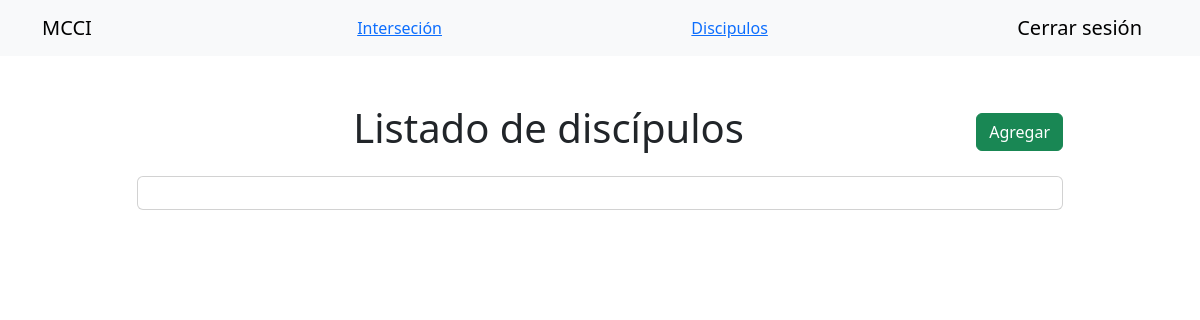
/listado (signed in), run on an earlier commit of the app's database.
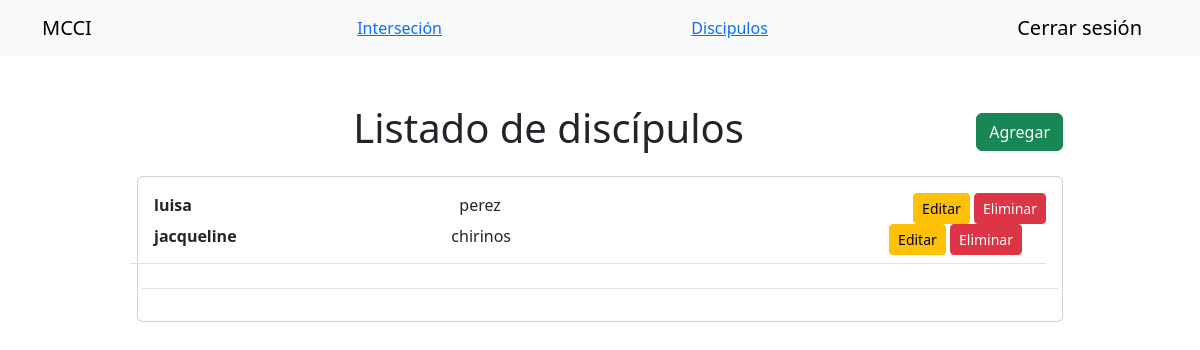
And on a later commit of the database.
### app/models.py (models this page shows)
class Discipulo(db.Model):
    __tablename__ = 'discipulo'
    id = db.Column(db.Integer, primary_key=True)
    nombres = db.Column(db.String(100), nullable=False)
    apellidos = db.Column(db.String(100), nullable=False)
    telefono = db.Column(db.String(15), unique=True, nullable=False)
    lider_id = db.Column(db.Integer, db.ForeignKey('user.id'), nullable=True)
    genero = db.Column(db.String(10), nullable=False)
    direccion = db.Column(db.String(200), nullable=False)
    fecha = db.Column(db.DateTime, default=datetime.utcnow)
    lider = db.relationship('User', backref=db.backref('discipulos', lazy=True))

### app/routes.py (the view, shortened to what this page needs)
@bp.route('/listado', methods=['GET', 'POST'])
@login_required
def listado():
    lideres = User.query.all()
    discipulos = Discipulo.query.all()
    form = DiscipuloForm(request.form)
    form.lider.choices = [(lider.id, f"{lider.nombres} {lider.apellidos}") for lider in lideres]
    form.genero.choices = [('Masculino', 'Masculino'), ('Femenino', 'Femenino')]
    return render_template('listado.html', lideres=lideres, form=form, discipulos=discipulos)

### app/__init__.py (called while the page is built)
def create_app():
    app = Flask(__name__)
    app.config.from_object(Config)
    db.init_app(app)
    migrate.init_app(app, db)
    login_manager.init_app(app)
    login_manager.login_view = 'login'
    with app.app_context():
        from . import models
        @login_manager.user_loader
        def load_user(user_id):
            from .models import User
            return User.query.get(int(user_id))
    from .routes import bp
    app.register_blueprint(bp)
    return app

### app/templates/listado.html (shortened to what this page needs)
{% extends "base.html" %}
{% block content %}
<div class="container my-5">
    <div class="row justify-content-center">
        <div class="col-md-10">
            <div class="d-flex justify-content-between align-items-center mb-3">
                <h1 class="text-center w-100">Listado de discípulos</h1>
                <button class="btn btn-success ms-3" data-bs-toggle="modal" data-bs-target="#modalAgregar">
                    Agregar
                </button>
            </div>
            <div class="card">
                <div class="card-body">
                    {% for discipulo in discipulos %}
                    <div class="row mb-3 border-bottom pb-2">
                        <div class="col-md-4">
                            <strong>{{ discipulo.nombres }}</strong>
                        </div>
                        <div class="col-md-4">
                            {{ discipulo.apellidos }}
                        </div>
                        <div class="col-md-4 text-end">
                            <a href="" class="btn btn-warning btn-sm">Editar</a>
                            <a href="" class="btn btn-danger btn-sm">Eliminar</a>
                        </div>
                    {% endfor %}
                    </div>
                </div>
            </div>
        </div>
    </div>
</div>
{% endblock content %}

### app/templates/base.html (shortened to what this page needs)
<!DOCTYPE html>
<html lang="en">
<head>
    <link href="https://cdn.jsdelivr.net/npm/bootstrap@5.3.3/dist/css/bootstrap.min.css" rel="stylesheet"
>
</head>
<body class="m-0">
    <nav class="navbar navbar-expand-lg navbar-light bg-light ">
        <div class="container">
            <a class="navbar-brand" href="/">MCCI</a>
            {% if current_user.is_authenticated %}
            <a href="">Interseción</a>
            <a href="">Discipulos</a>
            <a class="navbar-brand" href="{{ url_for('main.logout') }}">Cerrar sesión</a>
            {% endif %}
        </div>
    </nav>
    {% block content %}
    {% endblock content %}
</body>
</html>

What changed in the data, as far as the page shows it:
added Discipulo: nombres "luisa", apellidos "perez"
added Discipulo: nombres "jacqueline", apellidos "chirinos"
